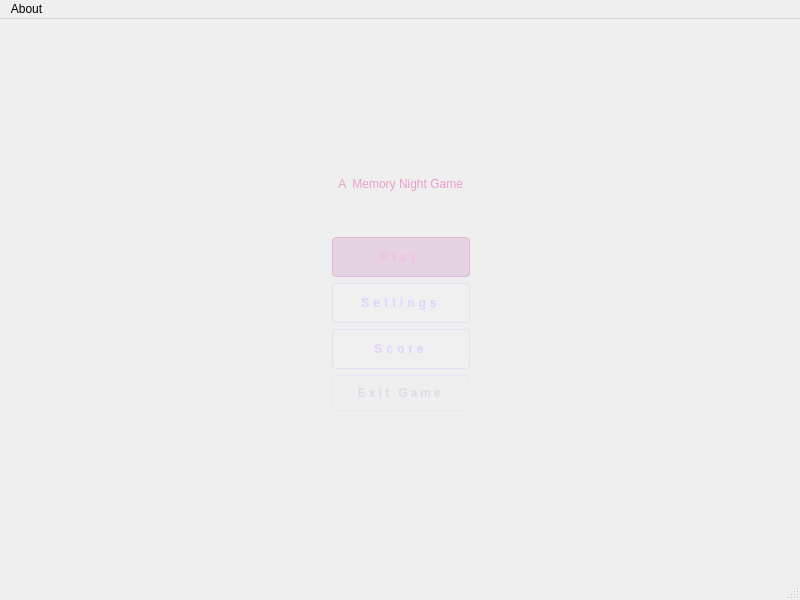
<?xml version="1.0" encoding="UTF-8"?>
<ui version="4.0">
 <class>MainWindow</class>
 <widget class="QMainWindow" name="MainWindow">
  <property name="geometry">
   <rect>
    <x>0</x>
    <y>0</y>
    <width>800</width>
    <height>600</height>
   </rect>
  </property>
  <property name="windowTitle">
   <string>MenuMemoryGame</string>
  </property>
  <property name="styleSheet">
   <string notr="true">background: qlineargradient(
            x1:0, y1:0, x2:0, y2:1,
            stop:0 #0d0d22,
            stop:1 #0a0a18
        );</string>
  </property>
  <widget class="QWidget" name="centralwidget">
   <property name="autoFillBackground">
    <bool>false</bool>
   </property>
   <property name="styleSheet">
    <string notr="true">background-image: url(:/img/cards/menu_background.jpeg);</string>
   </property>
   <widget class="QWidget" name="layoutWidget">
    <property name="geometry">
     <rect>
      <x>0</x>
      <y>-26</y>
      <width>801</width>
      <height>601</height>
     </rect>
    </property>
    <layout class="QHBoxLayout" name="horizontalLayout">
     <property name="sizeConstraint">
      <enum>QLayout::SizeConstraint::SetMaximumSize</enum>
     </property>
     <item>
      <spacer name="horizontalSpacer_2">
       <property name="orientation">
        <enum>Qt::Orientation::Horizontal</enum>
       </property>
       <property name="sizeHint" stdset="0">
        <size>
         <width>40</width>
         <height>20</height>
        </size>
       </property>
      </spacer>
     </item>
     <item>
      <layout class="QVBoxLayout" name="verticalLayout_2">
       <property name="sizeConstraint">
        <enum>QLayout::SizeConstraint::SetMaximumSize</enum>
       </property>
       <item>
        <spacer name="verticalSpacer">
         <property name="orientation">
          <enum>Qt::Orientation::Vertical</enum>
         </property>
         <property name="sizeHint" stdset="0">
          <size>
           <width>20</width>
           <height>40</height>
          </size>
         </property>
        </spacer>
       </item>
       <item>
        <widget class="QLabel" name="titulo">
         <property name="styleSheet">
          <string notr="true">font: 70pt &quot;American Years PERSONAL USE&quot;;
color: #e8a0c8;
background: transparent</string>
         </property>
         <property name="text">
          <string>  A  Memory Night Game  </string>
         </property>
         <property name="alignment">
          <set>Qt::AlignmentFlag::AlignCenter</set>
         </property>
        </widget>
       </item>
       <item>
        <layout class="QVBoxLayout" name="verticalLayout">
         <property name="sizeConstraint">
          <enum>QLayout::SizeConstraint::SetMaximumSize</enum>
         </property>
         <item>
          <spacer name="verticalSpacer_3">
           <property name="orientation">
            <enum>Qt::Orientation::Vertical</enum>
           </property>
           <property name="sizeHint" stdset="0">
            <size>
             <width>20</width>
             <height>40</height>
            </size>
           </property>
          </spacer>
         </item>
         <item>
          <widget class="QPushButton" name="playButton">
           <property name="cursor">
            <cursorShape>PointingHandCursor</cursorShape>
           </property>
           <property name="styleSheet">
            <string notr="true">    QPushButton {
        font: 24pt &quot;Yellow Rabbit - Personal Use&quot;;
        background: rgba(180, 80, 160, 45);
        border: 1px solid rgba(220, 120, 200, 100);
        border-radius: 4px;
        color: #f0c0e0;
        font-weight: bold;
        letter-spacing: 4px;
        padding: 12px 0px;
    }
    QPushButton:hover {
        background: rgba(180, 80, 160, 80);
        border-color: rgba(220, 120, 200, 180);
        color: #ffffff;
    }
    QPushButton:pressed {
        background: rgba(180, 80, 160, 30);
    }</string>
           </property>
           <property name="text">
            <string>Play</string>
           </property>
          </widget>
         </item>
         <item>
          <widget class="QPushButton" name="settingsButton">
           <property name="cursor">
            <cursorShape>PointingHandCursor</cursorShape>
           </property>
           <property name="styleSheet">
            <string notr="true">    QPushButton {
        font: 24pt &quot;Yellow Rabbit - Personal Use&quot;;
        background: rgba(255, 255, 255, 10);
        border: 1px solid rgba(200, 160, 255, 50);
        border-radius: 4px;
        color: rgba(220, 200, 255, 200);
        font-weight: bold;
        letter-spacing: 4px;
        padding: 12px 0px;
    }
    QPushButton:hover {
        background: rgba(200, 140, 220, 30);
        border-color: rgba(200, 160, 255, 130);
        color: #ffffff;
    }
    QPushButton:pressed {
        background: rgba(200, 140, 220, 15);
    }</string>
           </property>
           <property name="text">
            <string>Settings</string>
           </property>
          </widget>
         </item>
         <item>
          <widget class="QPushButton" name="scoreButton">
           <property name="cursor">
            <cursorShape>PointingHandCursor</cursorShape>
           </property>
           <property name="styleSheet">
            <string notr="true">    QPushButton {
        font: 24pt &quot;Yellow Rabbit - Personal Use&quot;;
        background: rgba(255, 255, 255, 10);
        border: 1px solid rgba(200, 160, 255, 50);
        border-radius: 4px;
        color: rgba(220, 200, 255, 200);
        font-weight: bold;
        letter-spacing: 4px;
        padding: 12px 0px;
    }
    QPushButton:hover {
        background: rgba(200, 140, 220, 30);
        border-color: rgba(200, 160, 255, 130);
        color: #ffffff;
    }
    QPushButton:pressed {
        background: rgba(200, 140, 220, 15);
    }</string>
           </property>
           <property name="text">
            <string>Score</string>
           </property>
          </widget>
         </item>
         <item>
          <widget class="QPushButton" name="exitButton">
           <property name="cursor">
            <cursorShape>PointingHandCursor</cursorShape>
           </property>
           <property name="styleSheet">
            <string notr="true">    QPushButton {
        font: 24pt &quot;Yellow Rabbit - Personal Use&quot;;
        background: transparent;
        border: 1px solid rgba(200, 160, 255, 25);
        border-radius: 4px;
        color: rgba(200, 180, 220, 100);
        font-weight: bold;
        letter-spacing: 3px;
        padding: 10px 0px;
    }
    QPushButton:hover {
        border-color: rgba(220, 100, 100, 80);
        color: rgba(220, 120, 120, 180);
    }</string>
           </property>
           <property name="text">
            <string>Exit Game</string>
           </property>
          </widget>
         </item>
        </layout>
       </item>
       <item>
        <spacer name="verticalSpacer_2">
         <property name="orientation">
          <enum>Qt::Orientation::Vertical</enum>
         </property>
         <property name="sizeHint" stdset="0">
          <size>
           <width>20</width>
           <height>40</height>
          </size>
         </property>
        </spacer>
       </item>
      </layout>
     </item>
     <item>
      <spacer name="horizontalSpacer">
       <property name="orientation">
        <enum>Qt::Orientation::Horizontal</enum>
       </property>
       <property name="sizeHint" stdset="0">
        <size>
         <width>40</width>
         <height>20</height>
        </size>
       </property>
      </spacer>
     </item>
    </layout>
   </widget>
  </widget>
  <widget class="QStatusBar" name="statusbar"/>
  <widget class="QMenuBar" name="menubar">
   <property name="geometry">
    <rect>
     <x>0</x>
     <y>0</y>
     <width>800</width>
     <height>23</height>
    </rect>
   </property>
   <widget class="QMenu" name="menuAbout">
    <property name="title">
     <string>About</string>
    </property>
    <addaction name="actionCriadora"/>
   </widget>
   <addaction name="menuAbout"/>
  </widget>
  <action name="actionCriadora">
   <property name="text">
    <string>Criadora</string>
   </property>
  </action>
 </widget>
 <resources/>
 <connections/>
</ui>
